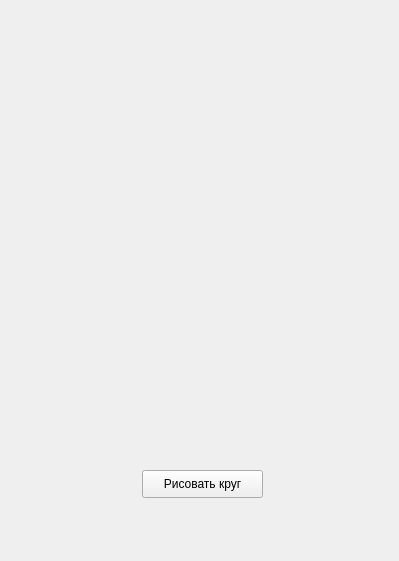
<?xml version="1.0" encoding="UTF-8"?>
<ui version="4.0">
 <class>MainWindow</class>
 <widget class="QMainWindow" name="MainWindow">
  <property name="geometry">
   <rect>
    <x>0</x>
    <y>0</y>
    <width>399</width>
    <height>561</height>
   </rect>
  </property>
  <property name="windowTitle">
   <string>MainWindow</string>
  </property>
  <widget class="QWidget" name="centralwidget">
   <widget class="QPushButton" name="pushButton">
    <property name="geometry">
     <rect>
      <x>142</x>
      <y>470</y>
      <width>121</width>
      <height>28</height>
     </rect>
    </property>
    <property name="text">
     <string>Рисовать круг</string>
    </property>
   </widget>
  </widget>
 </widget>
 <resources/>
 <connections/>
</ui>
